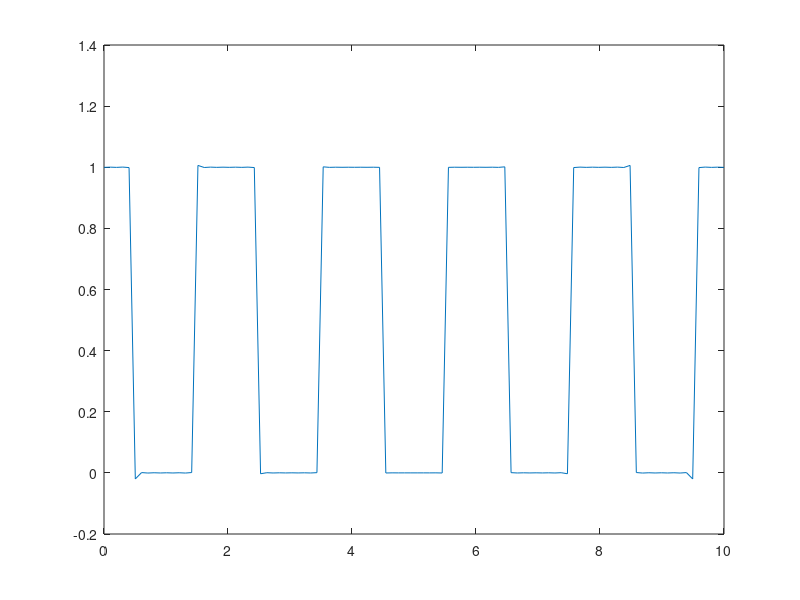

This figure's MATLAB source:
%% Fourier Series

%% 1000 harmonics

w = pi;
a0 = 1/2;
f = 0;
t = linspace(0,10);

for n = 1:1:1000
    an = (sin(n*pi/2))/(n*pi/2);
    bn = 0;
    f = f + an*cos(n*pi*t);
end

f = f + a0;

plot(t,f)

%%
% Made by: Muhammad Abdullah (2015-EE-166)